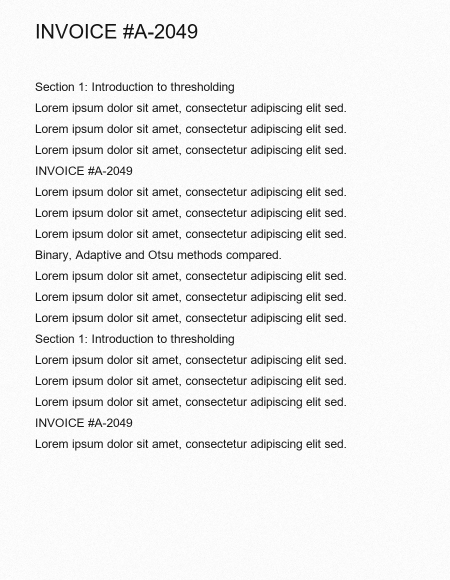
#> input picture Day26/sample_images/doc01_invoice_clean.jpg, 900 x 1160 px (shown at 1/2 size); its folder holds only this picture in this run
$ python run_all_samples.py
#> lines starting #> are read from the running program, lines starting #| are printed output that depends on the picture; after the words box and inside, x2 and y2 are one past the last pixel; in counts of white or black regions, pixels touching at a corner belong together
### Day26/segmentation.py
"""
Image segmentation: thresholding methods, watershed, and background removal.

This module is the shared engine for the Day-26 coding practice scripts and
the Streamlit app. Everything works on plain grayscale/BGR numpy arrays, so
it does not care whether the image came from disk or from a web upload.

Run it directly to segment a single image with every method and write a
side-by-side comparison:

    python segmentation.py sample_images/doc01_invoice_clean.jpg
    python segmentation.py my.jpg --method otsu --out out.png
"""

from __future__ import annotations

import argparse
import time
from dataclasses import dataclass, field
from pathlib import Path

import cv2
import numpy as np

# ---------------------------------------------------------------------------
# Defaults. Kept in one place so the app, the CLI and the practice scripts
# all report numbers produced by the same settings.
# ---------------------------------------------------------------------------

BINARY_THRESH = 127
ADAPTIVE_BLOCK_SIZE = 35     # must be odd; size of the local neighbourhood
ADAPTIVE_C = 10              # constant subtracted from the local mean/gaussian
MORPH_KERNEL = 5             # cleanup kernel for background removal


# ---------------------------------------------------------------------------
# Results
# ---------------------------------------------------------------------------

@dataclass
class ThresholdResult:
    """A binary mask produced by one thresholding method."""

    mask: np.ndarray                        # uint8, 0 or 255, same size as input
    method: str
    threshold_value: float | None           # the scalar cutoff, when there is one
    elapsed_ms: float
    params: dict = field(default_factory=dict)

    @property
    def foreground_ratio(self) -> float:
        """Fraction of pixels that ended up white (0-100)."""
        return 100.0 * float(np.count_nonzero(self.mask)) / self.mask.size


@dataclass
class SegmentationResult:
    """Foreground/background split: a clean mask plus the object cut out."""

    mask: np.ndarray            # uint8, 0/255, object = 255
    foreground: np.ndarray      # BGR, background pixels zeroed
    n_components: int           # connected foreground blobs after cleanup
    elapsed_ms: float


# ---------------------------------------------------------------------------
# Image helpers
# ---------------------------------------------------------------------------

def load_image(source) -> np.ndarray:
    """Accept a path or a BGR/RGB array -> return a BGR array."""
    if isinstance(source, np.ndarray):
        image = source
    else:
        path = Path(source)
        if not path.exists():
            raise FileNotFoundError(f"no such image: {path}")
        # imdecode rather than imread so non-ASCII paths work on Windows
        buffer = np.fromfile(str(path), dtype=np.uint8)
        image = cv2.imdecode(buffer, cv2.IMREAD_COLOR)
        if image is None:
            raise ValueError(f"could not decode as an image: {path}")

    if image.ndim == 2:
        image = cv2.cvtColor(image, cv2.COLOR_GRAY2BGR)
    elif image.shape[2] == 4:
        image = cv2.cvtColor(image, cv2.COLOR_BGRA2BGR)
    return np.ascontiguousarray(image)


def bgr_to_rgb(image: np.ndarray) -> np.ndarray:
    return cv2.cvtColor(image, cv2.COLOR_BGR2RGB)


def to_gray(image: np.ndarray) -> np.ndarray:
    if image.ndim == 2:
        return image
    return cv2.cvtColor(image, cv2.COLOR_BGR2GRAY)


def resize_max_side(image: np.ndarray, max_side: int = 1000) -> np.ndarray:
    """Shrink very large uploads so the app stays responsive.

    Only ever downscales - upscaling would invent detail it doesn't have.
    """
    height, width = image.shape[:2]
    longest = max(height, width)
    if longest <= max_side:
        return image
    scale = max_side / longest
    new_size = (int(round(width * scale)), int(round(height * scale)))
    return cv2.resize(image, new_size, interpolation=cv2.INTER_AREA)


def _odd(n: int) -> int:
    """Block sizes for adaptive thresholding must be odd and >= 3."""
    n = int(n)
    return n if n % 2 == 1 else n + 1


# ---------------------------------------------------------------------------
# Thresholding methods
# ---------------------------------------------------------------------------

def binary_threshold(image: np.ndarray, thresh: int = BINARY_THRESH,
                     invert: bool = False) -> ThresholdResult:
    """A single global cutoff: pixel > thresh -> 255, else 0.

    Cheapest and most predictable method, but only works when lighting is
    even across the whole image - one cutoff has to be right for every pixel.
    """
    gray = to_gray(image)
    flag = cv2.THRESH_BINARY_INV if invert else cv2.THRESH_BINARY

    start = time.perf_counter()
    value, mask = cv2.threshold(gray, thresh, 255, flag)
    elapsed_ms = (time.perf_counter() - start) * 1000.0

    return ThresholdResult(mask=mask, method="binary", threshold_value=value,
                           elapsed_ms=elapsed_ms,
                           params={"thresh": thresh, "invert": invert})


def adaptive_threshold(image: np.ndarray, block_size: int = ADAPTIVE_BLOCK_SIZE,
                       c: int = ADAPTIVE_C, method: str = "gaussian",
                       invert: bool = False) -> ThresholdResult:
    """Threshold each pixel against the *local* mean/gaussian-weighted mean.

    Because the cutoff is recomputed per neighbourhood, this survives
    lighting gradients and shadows that break a single global threshold -
    at the cost of being noisier on flat, evenly-lit regions.
    """
    gray = to_gray(image)
    block_size = _odd(block_size)
    adaptive_method = (cv2.ADAPTIVE_THRESH_GAUSSIAN_C if method == "gaussian"
                       else cv2.ADAPTIVE_THRESH_MEAN_C)
    flag = cv2.THRESH_BINARY_INV if invert else cv2.THRESH_BINARY

    start = time.perf_counter()
    mask = cv2.adaptiveThreshold(gray, 255, adaptive_method, flag, block_size, c)
    elapsed_ms = (time.perf_counter() - start) * 1000.0

    return ThresholdResult(mask=mask, method=f"adaptive-{method}", threshold_value=None,
                           elapsed_ms=elapsed_ms,
                           params={"block_size": block_size, "c": c,
                                  "method": method, "invert": invert})


def otsu_threshold(image: np.ndarray, invert: bool = False,
                   blur: bool = True) -> ThresholdResult:
    """Pick the global cutoff automatically from the image's histogram.

    Otsu scans every possible threshold and keeps the one that best splits
    the histogram into two classes (minimises within-class variance). It
    still assumes one cutoff fits the whole image - a bimodal histogram
    (clear foreground vs. background peaks) is what it needs to work well.
    A light Gaussian blur first removes the noise spikes that otherwise
    shift the automatically-picked value.
    """
    gray = to_gray(image)
    if blur:
        gray = cv2.GaussianBlur(gray, (5, 5), 0)
    flag = cv2.THRESH_BINARY_INV if invert else cv2.THRESH_BINARY
    flag |= cv2.THRESH_OTSU

    start = time.perf_counter()
    value, mask = cv2.threshold(gray, 0, 255, flag)
    elapsed_ms = (time.perf_counter() - start) * 1000.0

    return ThresholdResult(mask=mask, method="otsu", threshold_value=value,
                           elapsed_ms=elapsed_ms,
                           params={"invert": invert, "blur": blur})


THRESHOLD_METHODS = {
    "binary": binary_threshold,
    "adaptive_mean": lambda img, **kw: adaptive_threshold(img, method="mean", **kw),
    "adaptive_gaussian": lambda img, **kw: adaptive_threshold(img, method="gaussian", **kw),
    "otsu": otsu_threshold,
}


# ---------------------------------------------------------------------------
# Watershed - separating touching objects
# ---------------------------------------------------------------------------

# [83 lines left out: functions _local_maxima_seeds, watershed_segmentation, draw_watershed, not called in this run]


# ---------------------------------------------------------------------------
# Foreground / background segmentation ("cut the object out")
# ---------------------------------------------------------------------------

def segment_foreground(image: np.ndarray, method: str = "otsu",
                       invert: bool = False, morph_kernel: int = MORPH_KERNEL,
                       min_area_ratio: float = 0.002) -> SegmentationResult:
    """Produce a clean foreground mask and the object cut out of the image.

    Thresholding alone gives a noisy mask (salt-and-pepper pixels, small
    stray blobs). This adds the two cleanup steps that turn a raw threshold
    into a usable segmentation:

      - Morphological opening (erode then dilate) removes small noise specks
        without shrinking the main object back to its original size.
      - Morphological closing (dilate then erode) fills small holes inside
        the object (e.g. a bright reflection inside a dark shape).
      - Contour filtering drops any surviving blob smaller than
        `min_area_ratio` of the image - these are near-guaranteed noise, not
        a second object.
    """
    color = image if image.ndim == 3 else cv2.cvtColor(image, cv2.COLOR_GRAY2BGR)
    gray = to_gray(image)

    start = time.perf_counter()
    thresholder = THRESHOLD_METHODS.get(method, otsu_threshold)
    raw_mask = thresholder(gray, invert=invert).mask

    k = max(3, morph_kernel | 1)   # odd, >= 3
    kernel = cv2.getStructuringElement(cv2.MORPH_ELLIPSE, (k, k))
    cleaned = cv2.morphologyEx(raw_mask, cv2.MORPH_OPEN, kernel, iterations=2)
    cleaned = cv2.morphologyEx(cleaned, cv2.MORPH_CLOSE, kernel, iterations=2)

    contours, _ = cv2.findContours(cleaned, cv2.RETR_EXTERNAL, cv2.CHAIN_APPROX_SIMPLE)
    min_area = min_area_ratio * gray.size
    kept = [c for c in contours if cv2.contourArea(c) >= min_area]

    final_mask = np.zeros_like(cleaned)
    cv2.drawContours(final_mask, kept, -1, 255, thickness=cv2.FILLED)

    foreground = cv2.bitwise_and(color, color, mask=final_mask)
    elapsed_ms = (time.perf_counter() - start) * 1000.0

    return SegmentationResult(mask=final_mask, foreground=foreground,
                              n_components=len(kept), elapsed_ms=elapsed_ms)


# [14 lines left out: function remove_background, not called in this run]


# ---------------------------------------------------------------------------
# Layout helpers used by the practice scripts and the CLI
# ---------------------------------------------------------------------------

def label_image(image: np.ndarray, text: str, height: int = 34) -> np.ndarray:
    if image.ndim == 2:
        image = cv2.cvtColor(image, cv2.COLOR_GRAY2BGR)
    bar = np.full((height, image.shape[1], 3), 32, np.uint8)
    cv2.putText(bar, text, (10, height - 11), cv2.FONT_HERSHEY_SIMPLEX,
                0.55, (255, 255, 255), 1, cv2.LINE_AA)
    return np.vstack([bar, image])


def hstack_padded(images, gap: int = 8) -> np.ndarray:
    images = [cv2.cvtColor(im, cv2.COLOR_GRAY2BGR) if im.ndim == 2 else im for im in images]
    tallest = max(img.shape[0] for img in images)
    padded = []
    for index, img in enumerate(images):
        pad = tallest - img.shape[0]
        if pad:
            img = np.vstack([img, np.full((pad, img.shape[1], 3), 32, np.uint8)])
        padded.append(img)
        if gap and index < len(images) - 1:
            padded.append(np.full((tallest, gap, 3), 32, np.uint8))
    return np.hstack(padded)


# [13 lines left out: function grid_padded, not called in this run]


VIS_EXT = ".jpg"
JPEG_QUALITY = 92


def imwrite(path, image: np.ndarray) -> None:
    """Write an image, creating parent folders and tolerating odd paths."""
    path = Path(path)
    path.parent.mkdir(parents=True, exist_ok=True)

    suffix = path.suffix or ".png"
    params = ([int(cv2.IMWRITE_JPEG_QUALITY), JPEG_QUALITY]
              if suffix.lower() in {".jpg", ".jpeg"} else [])

    ok, encoded = cv2.imencode(suffix, image, params)
    if not ok:
        raise IOError(f"could not encode image for {path}")
    encoded.tofile(str(path))


# ---------------------------------------------------------------------------
# CLI
# ---------------------------------------------------------------------------

# [31 lines left out: function main, not called in this run]


# [2 lines that do not run on import are left out]

### Day26/run_all_samples.py
"""
Run every thresholding method against every sample image, save a comparison
panel per image into sample_outputs/, and write the results table quoted in
README.md.

Run:  python run_all_samples.py
"""

from __future__ import annotations

from pathlib import Path

from segmentation import (THRESHOLD_METHODS, hstack_padded, imwrite, label_image,
                          load_image, resize_max_side, segment_foreground, to_gray)

ROOT = Path(__file__).resolve().parent
SAMPLES = ROOT / "sample_images"
OUTPUTS = ROOT / "sample_outputs"

CATEGORY_BY_PREFIX = {
    "doc": "document",
    "obj": "plain object",
    "light": "uneven lighting",
    "shadow": "cast shadow",
}


def category_of(name: str) -> str:
    for prefix, label in CATEGORY_BY_PREFIX.items():
        if name.startswith(prefix):
            return label
    return "other"


def main() -> None:
    paths = sorted(SAMPLES.glob("*.jpg"))
    if not paths:
        print("No sample images found - run generate_samples.py first.")
        return

    table = ["| Image | Category | Binary fg% | Adaptive-Mean fg% | "
            "Adaptive-Gaussian fg% | Otsu fg% | Otsu t | Cleaned components |",
            "|---|---|---|---|---|---|---|---|"]

    for path in paths:
        image = resize_max_side(load_image(path), 700)
#> in load_image, image is the input picture: shape (1160, 900, 3); min 5, max 255, mean 239.8
#> in resize_max_side, `height, width = image.shape[:2]`: height = 1160; width = 900
#> in resize_max_side, `longest = max(height, width)`: longest = 1160
#> in resize_max_side, `scale = max_side / longest`: scale = 0.603
#> in resize_max_side, `new_size = (int(round(width * scale)), int(round(height * scale)))`: new_size = (543, 700)
        gray = to_gray(image)
        category = category_of(path.stem)

        panels = [label_image(gray, "grayscale")]
#> in label_image, `return np.vstack([bar, image])`:
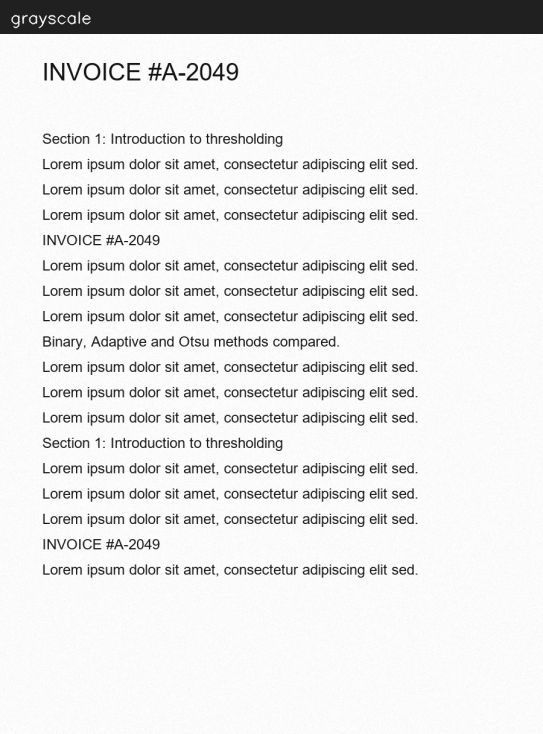
#> returned value: shape (734, 543, 3); min 14, max 255, mean 230.3
        ratios = {}
        otsu_t = None
        for name, fn in THRESHOLD_METHODS.items():
            result = fn(gray, invert=True)
            ratios[name] = result.foreground_ratio
            if name == "otsu":
                otsu_t = result.threshold_value
            panels.append(label_image(result.mask, f"{name} ({result.foreground_ratio:.1f}%)"))
#> this loop made 4 passes
#> otsu_t on pass 4: 208
#> pass 1, in binary_threshold, `value, mask = cv2.threshold(gray, thresh, 255, flag)`:
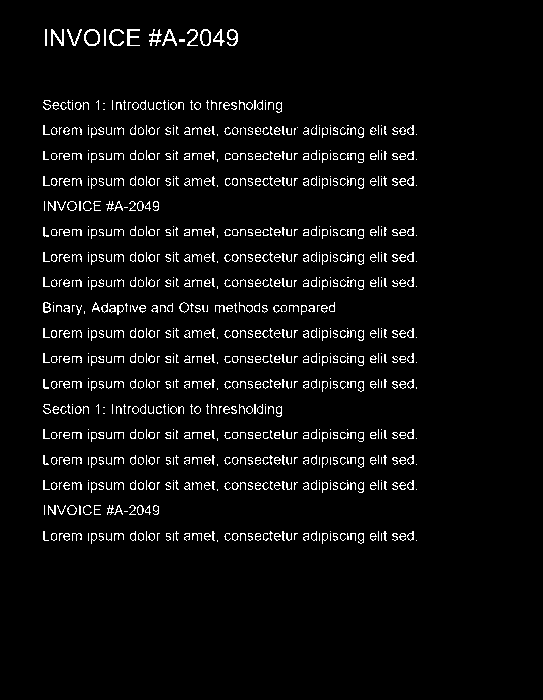
#> mask: shape (700, 543); 4.4% white in thin lines or dots, all inside (x1, y1, x2, y2) = (43, 29, 417, 544)
#> pass 3, in label_image (call 4), `image = cv2.cvtColor(image, cv2.COLOR_GRAY2BGR)`:
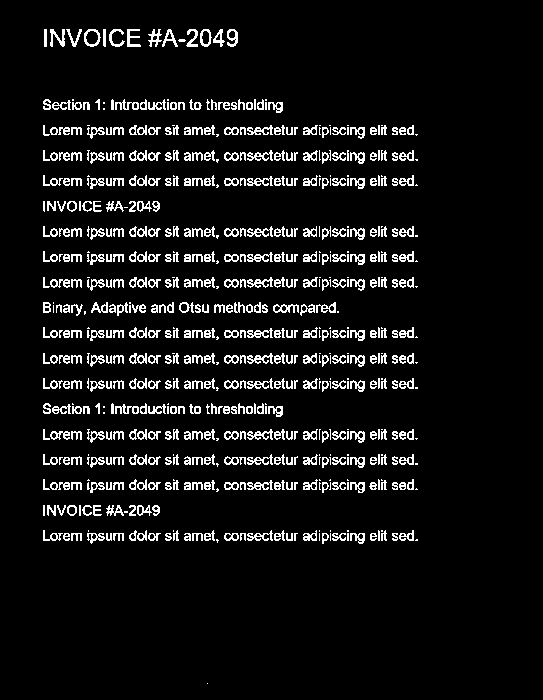
#> image: shape (700, 543, 3); 7.4% white in thin lines or dots, all inside (x1, y1, x2, y2) = (43, 29, 418, 684)
#> after the loop:
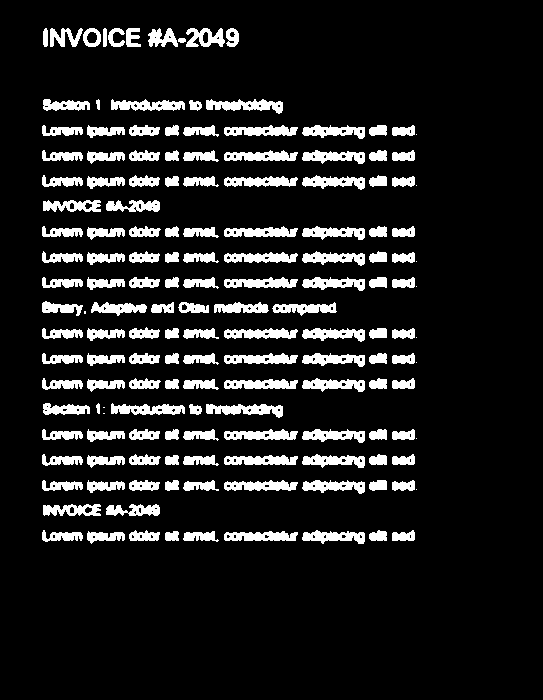
#> result.mask: shape (700, 543); 11.7% white; 158 white regions (11 under 20 px), largest, box (x1, y1, x2, y2) and area: (206, 99, 283, 114) 651, (206, 404, 283, 418) 641, (111, 99, 185, 111) 586
#> after the loop, panels = 5 items; ratios = {'binary': 4.43, 'adaptive_mean': 8.72, 'adaptive_gaussian': 7.39, 'otsu': 11.69}

        seg = segment_foreground(image, method="otsu", invert=True)
#> in segment_foreground, `cleaned = cv2.morphologyEx(raw_mask, cv2.MORPH_OPEN, kernel, iteration..`: cleaned: shape (700, 543); 4.2% white; 188 white regions, largest, box (x1, y1, x2, y2) and area: (244, 279, 264, 288) 148, (244, 355, 264, 364) 148, (244, 431, 264, 440) 148
#> in segment_foreground, `cleaned = cv2.morphologyEx(cleaned, cv2.MORPH_CLOSE, kernel, iteration..`:
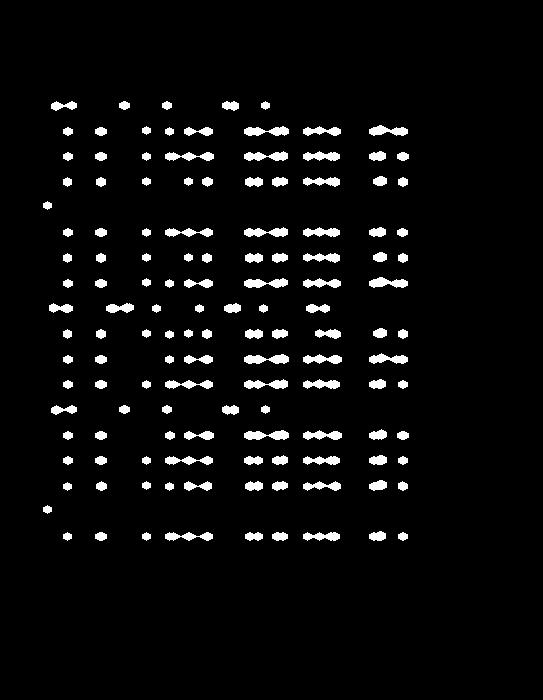
#> cleaned: shape (700, 543); 4.4% white; 133 white regions
#> in segment_foreground, `contours, _ = cv2.findContours(cleaned, cv2.RETR_EXTERNAL, cv2.CHAIN_A..`: contours = 133 contours; largest, box (x1, y1, x2, y2) and area: (244, 430, 289, 440) 254, (244, 354, 289, 364) 253, (244, 126, 289, 136) 241, (244, 278, 288, 288) 239, (244, 227, 288, 237) 236
#> in segment_foreground, `kept = [c for c in contours if cv2.contourArea(c) >= min_area]`: kept = []
#> in segment_foreground, `cv2.drawContours(final_mask, kept, -1, 255, thickness=cv2.FILLED)`: final_mask: shape (700, 543); every value is 0
#> in segment_foreground, `foreground = cv2.bitwise_and(color, color, mask=final_mask)`: foreground: shape (700, 543, 3); every value is 0
        panels.append(label_image(seg.foreground, f"fg cut-out ({seg.n_components} comp.)"))
#> in label_image (call 6), `return np.vstack([bar, image])`:
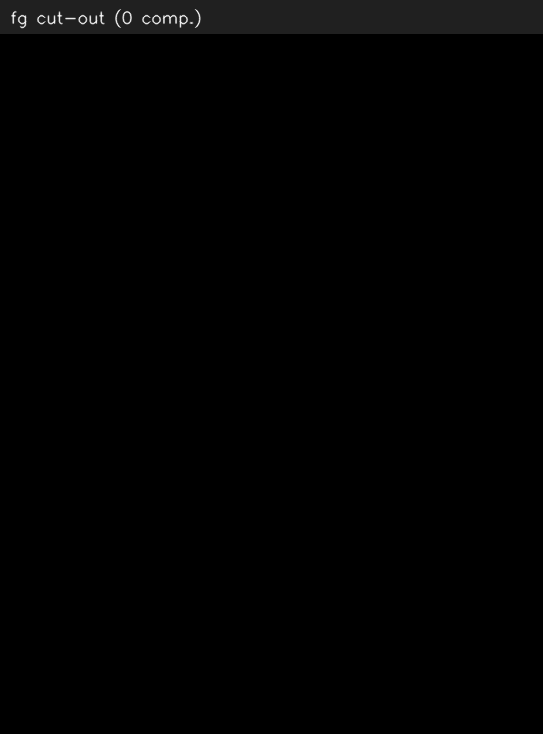
#> returned value: shape (734, 543, 3); min 0, max 252, mean 1.7

        out_path = OUTPUTS / f"compare_{path.stem}.jpg"
        imwrite(out_path, hstack_padded(panels))
#> in hstack_padded, `images = [cv2.cvtColor(im, cv2.COLOR_GRAY2BGR) if im.ndim == 2 else im..`: images = 6 items
#> in hstack_padded, `tallest = max(img.shape[0] for img in images)`: tallest = 734
#> the loop in hstack_padded, `for index, img in enumerate(images):` made 6 passes
#> after the loop in hstack_padded, `for index, img in enumerate(images):`: padded = 11 items
#> in hstack_padded, `return np.hstack(padded)`:
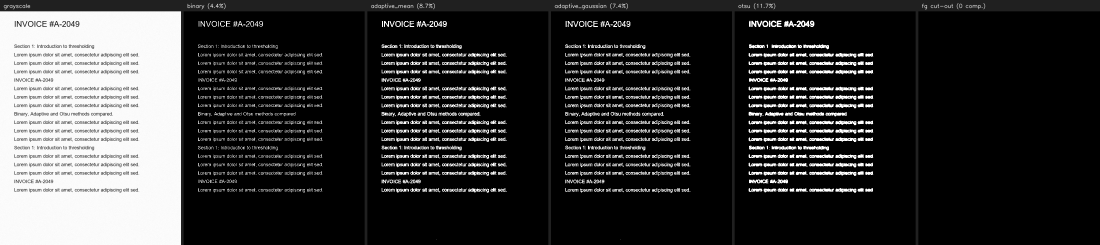
#> returned value: shape (734, 3298, 3) (shown at 1/3 size); min 0, max 255, mean 52.6
#> in imwrite, `suffix = path.suffix or ".png"`: suffix = '.jpg'
#> in imwrite, `params = ([int(cv2.IMWRITE_JPEG_QUALITY), JPEG_QUALITY] if suffix.lowe..`: params = [1, 92]

        table.append(
            f"| {path.name} | {category} | {ratios['binary']:.1f} | "
            f"{ratios['adaptive_mean']:.1f} | {ratios['adaptive_gaussian']:.1f} | "
            f"{ratios['otsu']:.1f} | {otsu_t:.0f} | {seg.n_components} |"
        )
        print(f"{path.name:<38} {category:<16} components={seg.n_components}")
#| doc01_invoice_clean.jpg                document         components=0

    table_path = OUTPUTS / "results_table.md"
    table_path.write_text("\n".join(table) + "\n", encoding="utf-8")
    print(f"\nWrote {len(paths)} comparison panels to {OUTPUTS}/")
    print(f"Wrote {table_path}")


if __name__ == "__main__":
    main()
